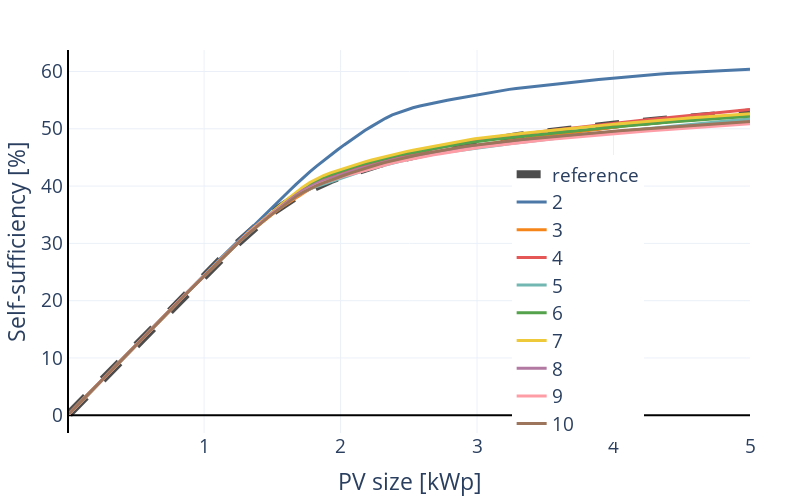

Source (notebook cell):
### Code cell
_fig_self = px.line(reference)
_fig_self.update_traces(line_color="black", line_width=8, opacity=0.7, line_dash="dash")

graph = pd.DataFrame(index=pv_sizes, data=self_prod)
scores = []
for col in graph.columns:
    score = (graph[col] - reference.reference).abs().sum() * 100 / reference.reference.abs().sum()
    scores.append(score)
    # print(f"cluster {col} -> score={np.round(score, 3)}")
scores = pd.DataFrame(index=graph.columns, data=scores)

for trace in px.line(graph).data:
    _fig_self.add_trace(trace)
    _fig_self.data[-1].update(line_width=3)

_fig_self.update_layout(
    layout,
    height=500,
    width=800,
    yaxis_title="Self-sufficiency [%]",
    yaxis_dtick=10,
    xaxis_title="PV size [kWp]",
    yaxis_showline=True, yaxis_linewidth=2, yaxis_linecolor='black',
    xaxis_showline=False, xaxis_linewidth=2, xaxis_linecolor='black',
    #yaxis_range=[0, 65],
    showlegend=True,
    legend={"x": 0.65, "y": 0.35},
    legend_title="")
_fig_self.show()
